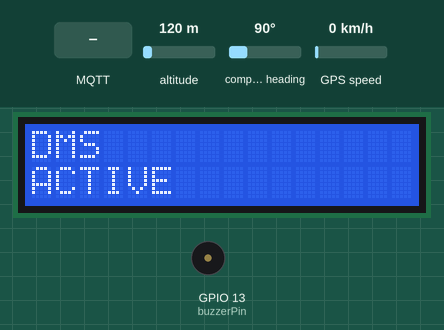
Recording of a sketch running on a simulated ESP32. Shown: 16×2 character LCD, buzzer (waves = sounding, pin HIGH). The inputs (shaded band) are chosen by the test bench; at power-on: altitude 120 m, compass heading 90°, GPS speed 0 km/h. WiFi joins after 1.5 s; servers stay silent unless stated; the GPS gets a fix after 3 s at 37.7749, -122.4194 with 8 satellites; no MQTT or app messages arrive unless stated; what the sketch prints to the serial monitor is not drawn.

Above: at 8.8 s.
8.9 s: MQTT message "bottle" arrives on the first subscribed topic
At 9.3 s:
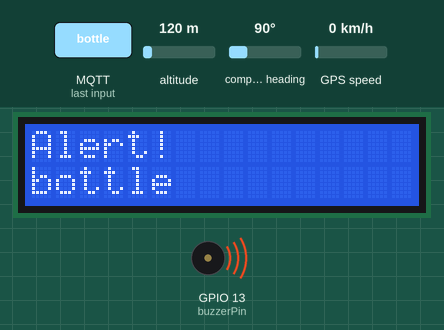
10.4 s: MQTT message "cigarette" arrives on the first subscribed topic
At 14.5 s:
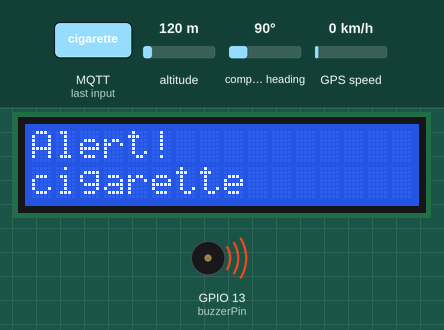
At 20.1 s:
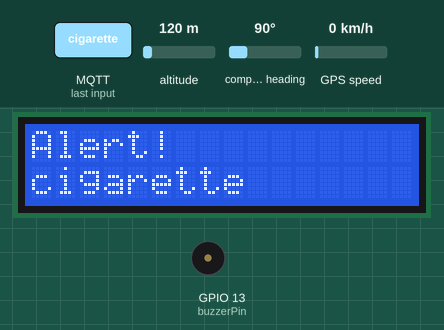
Timing chart, 0 to 20.4 s (numbered marks = the images above; inputs shaded):
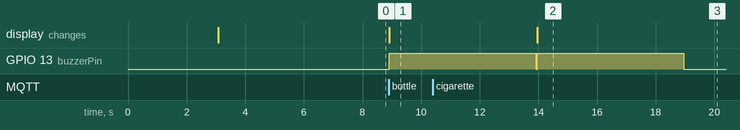

The sketch:

esp32.ino
```cpp
#include <WiFi.h>
#include <PubSubClient.h>
#include <Wire.h>
#include <LiquidCrystal_I2C.h>
#include <TinyGPS++.h>
#include <HardwareSerial.h>
#include <ArduinoJson.h>

// WiFi and MQTT credentials
const char* ssid = "Galaxy_A33_5G_5F04";
const char* password = "jijit4332";
const char* mqtt_server = "34.101.71.74";
const int mqtt_port = 1883;
const char* mqtt_user = "admin";
const char* mqtt_password = "c241-ms01";
const char* id = "45c1a8d1-b0e9-4c91-a177-603e3a63ebab";
const int buzzerPin = 13;

// WiFi and MQTT clients
WiFiClient espClient;
PubSubClient client(espClient);

// LCD configuration
#define SDA 21
#define SCL 22
#define COLUMNS 16
#define ROWS 2
LiquidCrystal_I2C lcd(0x27, COLUMNS, ROWS);

// GPS configuration
TinyGPSPlus gps;
HardwareSerial GPSSerial(2);  // Use UART2 for GPS

// Function prototypes
void setup_wifi();
void connectToMqtt();
void callback(char* topic, byte* payload, unsigned int length);
void sendLocation();

void setup() {
  Serial.begin(115200);

  // Initialize buzzer
  pinMode(buzzerPin, OUTPUT);
  digitalWrite(buzzerPin, LOW);

  // Initialize LCD
  Wire.begin(SDA, SCL);
  lcd.begin();
  lcd.backlight();
  lcd.clear();
  lcd.setCursor(0, 0);
  lcd.print("DMS ");
  delay(3000);
  lcd.setCursor(0, 1);
  lcd.print("ACTIVE");
  delay(3000);

  // Initialize GPS
  GPSSerial.begin(9600, SERIAL_8N1, 16, 17);  // RX2 = GPIO 16, TX2 = GPIO 17

  // Connect to WiFi and MQTT
  setup_wifi();
  client.setServer(mqtt_server, mqtt_port);
  client.setCallback(callback);
  connectToMqtt();
}

void loop() {
  if (!client.connected()) {
    connectToMqtt();
  }
  client.loop();

  // Read GPS data and send location if available
  while (GPSSerial.available() > 0) {
    if (gps.encode(GPSSerial.read())) {
      Serial.println("GPS data received. Sending location...");
      sendLocation();
    }
  }
}

void sendLocation() {
  if (gps.location.isValid()) {
    float latitude = gps.location.lat();
    float longitude = gps.location.lng();

    // Create a JSON document
    StaticJsonDocument<200> doc;
    doc["latitude"] = latitude;
    doc["longitude"] = longitude;

    // Serialize the JSON document to a string
    char payload[256];
    serializeJson(doc, payload);

    // Construct the topic
    char topicloc[50];
    snprintf(topicloc, sizeof(topicloc), "location/%s", id);

    // Publish the JSON payload
    if (client.publish(topicloc, payload)) {
      Serial.println("Location sent successfully.");
    } else {
      Serial.println("Failed to send location.");
    }
  } else {
    Serial.println("GPS location invalid");
  }
}

void setup_wifi() {
  delay(10);
  Serial.println();
  Serial.print("Connecting to ");
  Serial.println(ssid);

  WiFi.mode(WIFI_STA);
  WiFi.begin(ssid, password);

  while (WiFi.status() != WL_CONNECTED) {
    delay(500);
    Serial.print(".");
  }

  randomSeed(micros());

  Serial.println("");
  Serial.println("WiFi connected");
  Serial.println("IP address: ");
  Serial.println(WiFi.localIP());
}

void connectToMqtt() {
  while (!client.connected()) {
    Serial.println("Connecting to MQTT...");
    if (client.connect("ESP32CAM", mqtt_user, mqtt_password)) {
      char alert[50];
      snprintf(alert, sizeof(alert), "alert/%s", id);
      client.subscribe(alert);
      client.subscribe("close_stream");
      client.publish("open_stream", id);
    } else {
      Serial.print("Failed, rc=");
      Serial.print(client.state());
      Serial.println(" try again in 5 seconds");
      delay(5000);
    }
  }
}

void callback(char* topic, byte* payload, unsigned int length) {
  String incoming = "";
  for (unsigned int i = 0; i < length; i++) {
    incoming += (char)payload[i];
  }

  // Restart the ESP32 if a close_stream message is received with the correct ID
  if (String(topic) == "close_stream") {
    if (incoming == id) {
      ESP.restart();
    }
  }

  char alert[50];
  snprintf(alert, sizeof(alert), "alert/%s", id);

  // Trigger alert if an alert message is received
  if (String(topic) == alert) {
    if (incoming == "bottle" || incoming == "cigarette" || incoming == "phone" || incoming == "smoke" || incoming == "vape" || incoming == "not focus") {
      Serial.println("Alert detected: " + incoming);
      lcd.clear();
      lcd.setCursor(0, 0);
      lcd.print("Alert!");
      lcd.setCursor(0, 1);
      lcd.print(incoming);
      digitalWrite(buzzerPin, HIGH);
      delay(5000);
      digitalWrite(buzzerPin, LOW);
    }
  }
}
```

Measured:
- after the input at 8.9 s, GPIO 13 (buzzerPin): LOW → HIGH at once; the display: changes at once (image 1)
- after the input at 10.4 s, the display: changes after 3.6 s (image 2)
